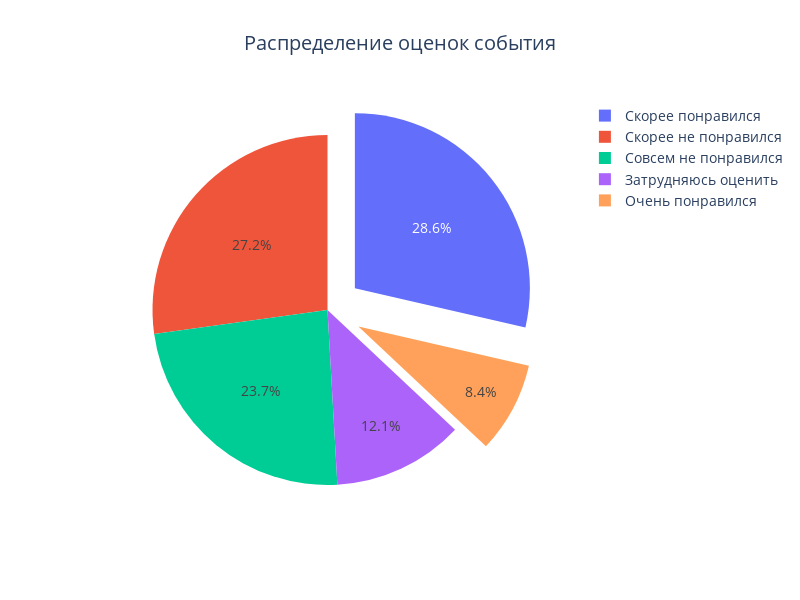

The notebook cell this image was saved under:
### Code cell
labels = ['Очень понравился', 'Затрудняюсь оценить', 'Совсем не понравился', 'Скорее не понравился', 'Скорее понравился']
values = [8.4, 12.1, 23.7, 27.2, 28.6]


fig = go.Figure(data=[go.Pie(labels=labels, values=values, pull=[0.2, 0, 0, 0, 0.2], 
                             textinfo='percent',  
                             hoverinfo='percent')]) 


fig.update_layout(
    title={'text': 'Распределение оценок события', 'x': 0.5},  
    font=dict(size=14),  
    width=800,  
    height=600  
)


fig.show()
fig.write_html('test_chart.html')

### Figure 1 — Plotly figure (JSON) as saved in the notebook; plotly's stock layout.template omitted (floating-point values rounded to 4 significant figures)
{"data": [{"hoverinfo": "percent", "labels": ["Очень понравился", "Затрудняюсь оценить", "Совсем не понравился", "Скорее не понравился", "Скорее понравился"], "pull": [0.2, 0, 0, 0, 0.2], "textinfo": "percent", "type": "pie", "values": [8.4, 12.1, 23.7, 27.2, 28.6]}], "layout": {"font": {"size": 14}, "height": 600, "title": {"text": "Распределение оценок события", "x": 0.5}, "width": 800}}
